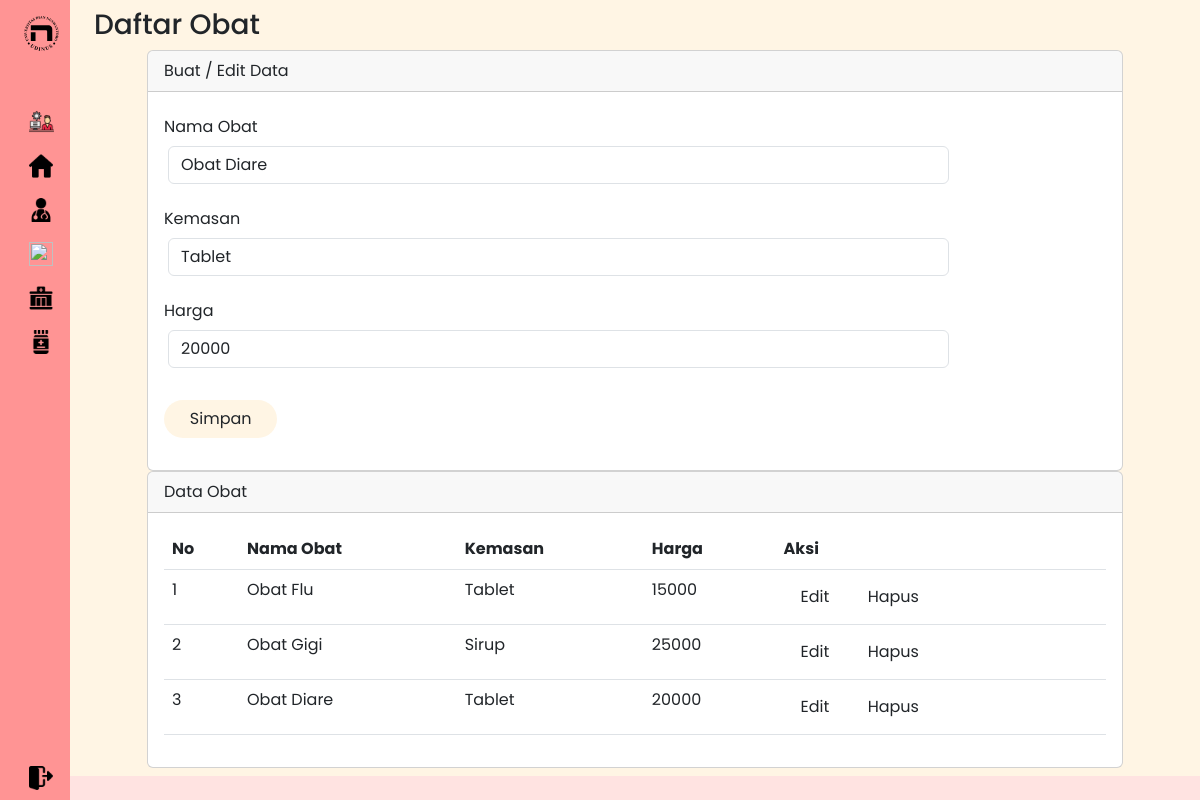
Screenshot of /obat.php?id=3 with the database file from the repository.
### tables this page shows
CREATE TABLE `obat` (
  `id` int(11) NOT NULL,
  `nama_obat` varbinary(50) NOT NULL,
  `kemasan` varchar(35) NOT NULL,
  `harga` int(11) NOT NULL
);

### obat.php (the view, shortened to what this page needs)
<?php
include ("config.php");
$nama_obat = '';
$kemasan = '';
$harga = '';
if (isset($_GET['id'])) {
    try {
        $stmt = $pdo->prepare("SELECT * FROM obat WHERE id = :id");
        $stmt->bindParam(':id', $_GET['id']);
        $stmt->execute();
        while ($row = $stmt->fetch(PDO::FETCH_ASSOC)) {
            $nama_obat = $row['nama_obat'];
            $kemasan = $row['kemasan'];
            $harga = $row['harga'];
        }
    } catch (PDOException $e) {
        echo "Error: " . $e->getMessage();
    }
}
?>
<!DOCTYPE html>
<html lang="en">
<head>
    <link href="https://cdn.lineicons.com/4.0/lineicons.css" rel="stylesheet" />
    <link href="https://cdn.jsdelivr.net/npm/bootstrap@5.3.0-alpha3/dist/css/bootstrap.min.css" rel="stylesheet"
>
    <link rel="stylesheet" href="css/style3.css">
</head>
<body>
    <div class="wrapper">
        <aside id="sidebar">
            <div class="d-flex">
                <button class="toggle-btn" type="button">
                    <img src="sources/logo.svg" alt="" width="35" height="35" class="d-inline-block align-text-top">
                </button>
            </div>
            <ul class="sidebar-nav">
                <li class="sidebar-item">
                    <a href="#" class="sidebar-link">
                        <img src="sources/admin.png" alt="" width="25" height="25" class="d-inline-block align-text-top">
                    </a>
                </li>
                <li class="sidebar-item">
                    <a href="http://localhost/Projek_BK/adminhome.php" class="sidebar-link">
                        <img src="sources/home.png" alt="" width="24" height="24" class="d-inline-block align-text-top">
                    </a>
                </li>
                <li class="sidebar-item">
                    <a href="http://localhost/Projek_BK/dokterhome.php" class="sidebar-link">
                        <img src="sources/doctor.png" alt="" width="24" height="24" class="d-inline-block align-text-top">
                    </a>
                </li>
                <li class="sidebar-item">
                    <a href="http://localhost/Projek_BK/pasienhome.php" class="sidebar-link">
                        <img src="sources/pasien.png" alt="" width="24" height="24" class="d-inline-block align-text-top">
                    </a>
                </li>
                <li class="sidebar-item">
                    <a href="http://localhost/Projek_BK/poli.php#" class="sidebar-link">
                        <img src="sources/clinic.png" alt="" width="24" height="24" class="d-inline-block align-text-top">
                    </a>
                </li>
                <li class="sidebar-item">
                    <a href="http://localhost/Projek_BK/obat.php#" class="sidebar-link">
                        <img src="sources/obat.png" alt="" width="24" height="24" class="d-inline-block align-text-top">
                    </a>
                </li>
            </ul>
            <div class="sidebar-footer">
                <a href="http://localhost/Projek_BK/index.php" class="sidebar-link">
                    <img src="sources/logout.png" alt="" width="24" height="24" class="d-inline-block align-text-top">
                </a>
            </div>
        </aside>
        <div class="main">
            <div class="container-fluid py-2" style="background-color:#FFF5E4;">
                <div class="container">
                    <div class="row">
                        <div class="col-12">
                            <h3>Daftar Obat</h3>
                        </div>
                        <div class="mx-auto">
                            <div class="card">
                                <div class="card-header">
                                    Buat / Edit Data
                                </div>
                                <div class="card-body">
                                    <form action="" method="POST" name="myForm" onsubmit="return(validate());">
                                        <div class="mb-3 row">
                                            <label for="nama_obat" class="col-sm-2 col-form-label">Nama Obat</label>
                                            <div class="col-sm-10 mx-1">
                                                <input type="text" class="form-control" name="nama_obat" id="nama_obat" placeholder="Nama Obat" value="<?php echo $nama_obat ?>">
                                            </div>
                                        </div>
                                        <div class="mb-3 row">
                                            <label for="kemasan" class="col-sm-2 col-form-label">Kemasan</label>
                                            <div class="col-sm-10 mx-1">
                                                <input type="text" class="form-control" name="kemasan" id="kemasan" placeholder="Nama Kemasan" value="<?php echo $kemasan ?>">
                                            </div>
                                        </div>
                                        <div class="mb-3 row">
                                            <label for="harga" class="col-sm-2 col-form-label">Harga</label>
                                            <div class="col-sm-10 mx-1">
                                                <input type="text" class="form-control" name="harga" id="harga" placeholder="Harga" value="<?php echo $harga ?>">
                                            </div>
                                        </div>
                                        <div class="col-12 py-3">
                                            <button type="submit" class="btn rounded-pill" style="width: 3cm; background-color:#FFF5E4;" name="simpan">Simpan</button>
                                        </div>
                                    </form>
                                </div>
                            </div>
                            <div class="card">
                                <div class="card-header">
                                    Data Obat
                                </div>
                                <div class="card-body">
                                    <table class="table">
                                        <thead>
                                            <tr>
                                                <th scope="col">No</th>
                                                <th scope="col">Nama Obat</th>
                                                <th scope="col">Kemasan</th>
                                                <th scope="col">Harga</th>
                                                <th scope="col">Aksi</th>
                                            </tr>
                                        </thead>
                                        <tbody>
                                            <?php
                                            $result = $pdo->query("SELECT * FROM obat");
                                            $no = 1;
                                            while ($data = $result->fetch(PDO::FETCH_ASSOC)) {
                                                ?>
                                                <tr>
                                                    <td><?php echo $no++ ?></td>
                                                    <td><?php echo $data['nama_obat'] ?></td>
                                                    <td><?php echo $data['kemasan'] ?></td>
                                                    <td><?php echo $data['harga'] ?></td>
                                                    <td>
                                                        <a class="btn rounded-pill px-3" href="obat.php?id=<?php echo $data['id'] ?>">Edit</a>
                                                        <a class="btn rounded-pill px-3" href="obat.php?id=<?php echo $data['id'] ?>&aksi=hapus">Hapus</a>
                                                    </td>
                                                </tr>
                                                <?php
                                            }
                                            ?>
                                        </tbody>
                                    </table>
                                </div>
                            </div>
                        </div>
                    </div>
                </div>
            </div>
        </div>
    </div>
</body>
</html>

### css/style3.css (style rules this page uses)
body { font-family: "Poppins", sans-serif; background-color: #FF9494; }
a { text-decoration: none; }
li { list-style: none; }
.wrapper { display: flex; width: 100%; }
.main { min-height: 100vh; width: 100%; overflow: hidden; transition: all 0.35s ease-in-out; background-color: #FFE3E1; }
#sidebar { width: 70px; min-width: 70px; z-index: 1000; transition: all .25s ease-in-out; background-color: #FF9494; display: flex; flex-direction: column; }
.toggle-btn { background-color: transparent; cursor: pointer; border: 0; padding: 1rem 1.5rem; }
.sidebar-nav { padding: 2rem 0; flex: 1 1 auto; }
a.sidebar-link { padding: .625rem 1.625rem; color: #000; display: block; font-size: 0.9rem; white-space: nowrap; border-left: 3px solid transparent; }
.sidebar-item { position: relative; }
.mx-auto { width : 1000px; }

### rows the page displays
obat: nama_obat "Obat Diare", kemasan "Tablet", harga "20000"
obat: nama_obat "Obat Flu", kemasan "Tablet", harga "15000"
obat: nama_obat "Obat Gigi", kemasan "Sirup", harga "25000"
